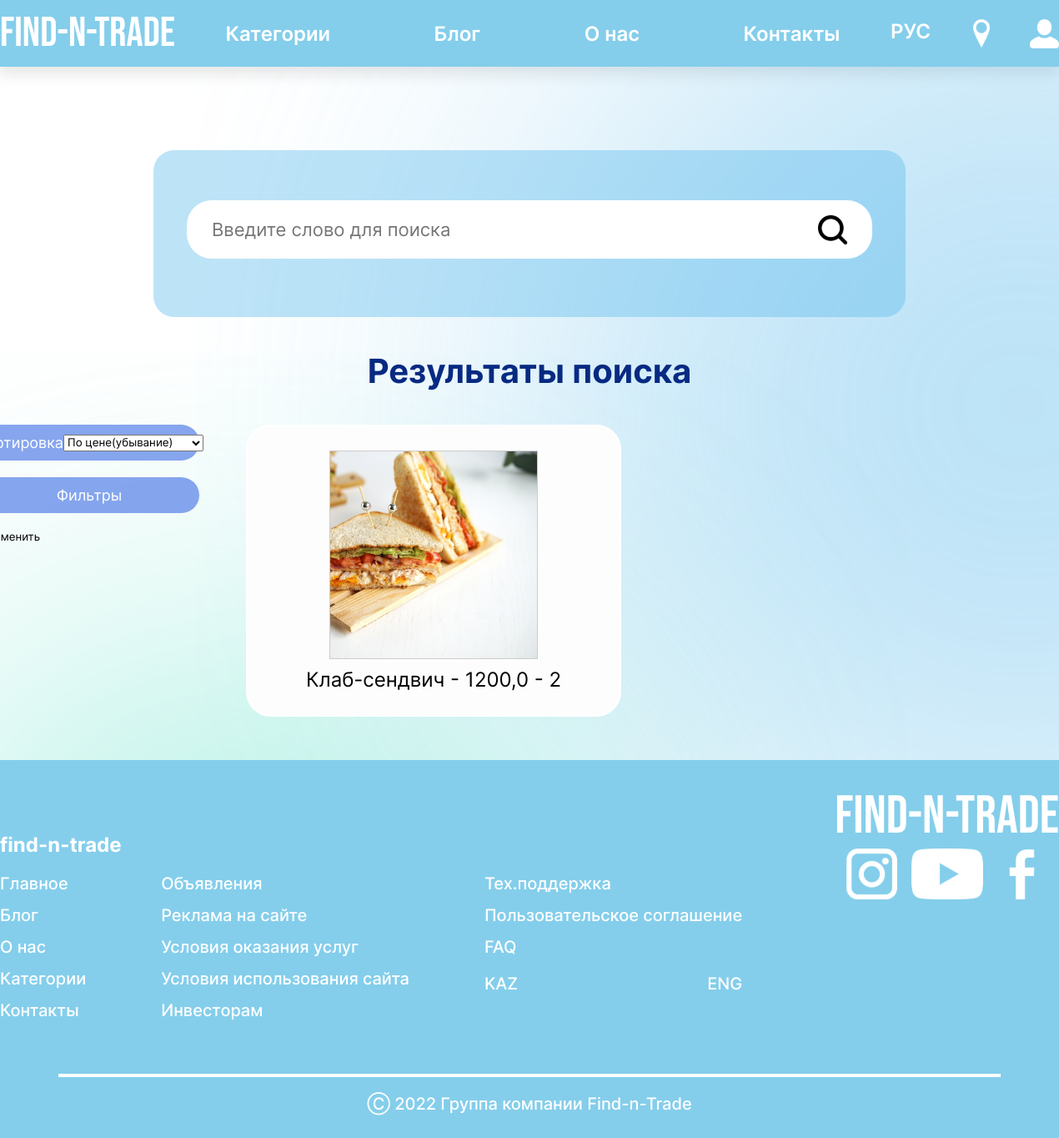
Screenshot of /search_result/ (signed in) with the database file from the repository.
### main/models.py (models this page shows, shortened)
class Ad(models.Model):
    user= models.ForeignKey(CustomUser, blank=False, null=False, on_delete=models.CASCADE, related_name='creator')
    title= models.CharField(max_length=50, verbose_name="Title")
    company_name= models.CharField(max_length=50, blank=True, null=True, verbose_name="Company_name")
    description= models.TextField(verbose_name="Description")
    image_link = models.ImageField(upload_to=user_image_directory_path, blank=True, null=True,
                                   verbose_name="Ad image")
    cost= models.FloatField(verbose_name="Cost")
    responders= models.ManyToManyField(Respond)
    create_date = models.DateField(auto_now_add=True, verbose_name="Creation date")
    edit_date = models.DateField(auto_now=True, verbose_name="Edit date")
    is_active = models.BooleanField(default=True, verbose_name="Active")
    category=models.OneToOneField(Category, blank=True, null=True, on_delete=models.CASCADE)

### main/views.py (the view)
# urls.py: path('search_result/', views.SearchResultView.as_view(), name='searchresult'),
class SearchResultView(ListView):
    template_name = "main/search_result.html"
    model = Ad
    paginate_by = 16
    def get_queryset(self):
        query=self.request.GET.get("q")
        if query:
            object_list=Ad.objects.filter(
                Q(title__icontains=query)
            )
            print(self.request.GET)
        if self.request.GET.get("filter_type"):
            filter_type=self.request.GET.get("filter_type")
            if filter_type== "price_down":
                object_list = Ad.objects.order_by('-cost')
            if filter_type == "price_up":
                object_list = Ad.objects.order_by('cost')
            if filter_type == "alphabet":
                object_list = Ad.objects.order_by('title')
            if filter_type == "create_date":
                object_list = Ad.objects.order_by('-create_date')
        else:
            object_list=Ad.objects.all()
        return object_list

### main/templates/main/search_result.html (shortened to what this page needs)
{% extends 'main/base.html' %}
{% load static %}
{% block content %}
<html lang="en">
<head>
    <link rel="stylesheet" href="{% static 'main/css/style.css' %}">
</head>
<body>
    <div class="categories__container">
            <form action="{% url 'searchresult' %}" class="categories__container-search__wrapper" method="GET">
                <div class="categories__container-search__wrapper-inputs">
                    <button type="submit" class="categories__container-search__wrapper-input__icon"></button>
                    <input type="text" class="categories__container-search__wrapper-input" placeholder="Введите слово для поиска" name="q">
                </div>
            </form>
            <h1 class="categories__container-heading">Результаты поиска {{request.GET.q}}</h1>
            <div class="search__result-wrapper">
                <div class="search__result-wrapper-sorting">
                    <form action="{% url 'searchresult' %}" method="GET" class="search__result-wrapper-sorting-form">
                        <div class="search__result-wrapper-sorting-form__element">
                            Сортировка <select name="filter_type" id="filter_type">
                            <option value="price_down">По цене(убывание)</option>
                        </select>
                        </div>
                        <div class="search__result-wrapper-sorting-form__element">
                            Фильтры
                        </div>
                        <button type="submit">Применить</button>
                    </form>
                </div>
                <div class="search__result-wrapper-results">
                    {% for i in object_list %}
                    <a href="{% url 'ad_details' id=i.id %}">
                    <div class="search__result-wrapper-results-item">
                        <div class="search__result-wrapper-results-item-image">
                             {% if i.image_link.file is not None     %}
                            <img src="{{i.image_link.url}}" alt="" style="object-fit:cover;
                              object-position: right;
                                 width:250px;
                                 height:250px;
                                 border: solid 1px #CCC">
                            {% else %}
                            <img src="{% static 'main/img/no-image-removebg-preview.png'%}" alt="" style="object-fit:cover;
              object-position: right;
                 width:250px;
                 height:250px;
                 border: solid 1px #CCC">
                            {% endif %}
                        </div>
                        <div class="search__result-wrapper-results-item-description">
                            <span>  {{i.title}} - {{i.cost}} - {{i.responders.all|length}}</span>
                        </div>
                    </div>
                    </a>
                    {% endfor %}
                </div>
            </div>
    </div>
    <footer class="footer">
        <div class="container">
            <div class="footer__wrapper">
                <div class="footer__links">
                    <div class="footer__links-logo">find-n-trade</div>
                    <div class="footer__links__wrapper">
                        <div class="footer__links-column">
                            <ul class="footer__links-column__list">
                                <li class="footer__links-column__list-item"><a href="#home" class="footer__links-column__list-item__link">Главное</a></li>
                                <li class="footer__links-column__list-item"><a href="#home" class="footer__links-column__list-item__link">Блог</a></li>
                                <li class="footer__links-column__list-item"><a href="#products" class="footer__links-column__list-item__link">О нас</a></li>
                                <li class="footer__links-column__list-item"><a href="#strategies" class="footer__links-column__list-item__link">Категории</a></li>
                                <li class="footer__links-column__list-item"><a href="#partners" class="footer__links-column__list-item__link">Контакты</a></li>
                            </ul>
                        </div>
                        <div class="footer__links-column">
                            <ul class="footer__links-column__list">
                                <li class="footer__links-column__list-item"><a href="#home" class="footer__links-column__list-item__link">Объявления</a></li>
                                <li class="footer__links-column__list-item"><a href="#home" class="footer__links-column__list-item__link">Реклама на сайте</a></li>
                                <li class="footer__links-column__list-item"><a href="#products" class="footer__links-column__list-item__link">Условия оказания услуг</a></li>
                                <li class="footer__links-column__list-item"><a href="#strategies" class="footer__links-column__list-item__link">Условия использования сайта</a></li>
                                <li class="footer__links-column__list-item"><a href="#partners" class="footer__links-column__list-item__link">Инвесторам</a></li>
                            </ul>
                        </div>
                        <div class="footer__links-column">
                            <ul class="footer__links-column__list">
                                <li class="footer__links-column__list-item"><a href="#home" class="footer__links-column__list-item__link">Тех.поддержка</a></li>
                                <li class="footer__links-column__list-item"><a href="#products" class="footer__links-column__list-item__link">Пользовательское соглашение</a></li>
                                <li class="footer__links-column__list-item"><a href="#strategies" class="footer__links-column__list-item__link">FAQ</a></li>
                            </ul>
                            <div class="footer__links-column__langs">
                                <div class="footer__links-column__langs-item footer__links-column__langs-item_kz">KAZ</div>
                                <div class="footer__links-column__langs-item footer__links-column__langs-item_en">ENG</div>
                            </div>
                        </div>
                    </div>
                </div>
                <div class="footer__social">
                    <div class="footer__social-logo">FIND-N-TRADE</div>
                    <div class="footer__social__items">
                        <img src="icons/insta.svg" alt="instagram" class="footer__social-item">
                        <img src="icons/youtube.svg" alt="youtube" class="footer__social-item">
                        <img src="icons/facebook.svg" alt="facebook" class="footer__social-item">
                    </div>
                </div>
            </div>
            <div class="dash"></div>
            <div class="footer__credit">Ⓒ 2022 Группа компании Find-n-Trade</div>
        </div>
    </footer>
</body>
</html>
{% endblock %}

### rows the page displays
Ad: image_link (picture), title "Клаб-сендвич", cost "1200,0", responders.all|length "2"
